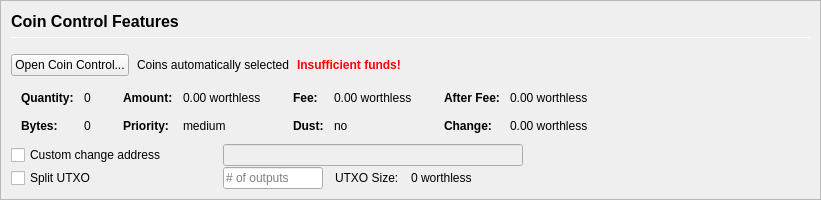
         <widget class="QFrame" name="frameCoinControl">
          <property name="sizePolicy">
           <sizepolicy hsizetype="Expanding" vsizetype="Expanding">
            <horstretch>0</horstretch>
            <verstretch>0</verstretch>
           </sizepolicy>
          </property>
          <property name="maximumSize">
           <size>
            <width>16777215</width>
            <height>16777215</height>
           </size>
          </property>
          <property name="frameShape">
           <enum>QFrame::StyledPanel</enum>
          </property>
          <property name="frameShadow">
           <enum>QFrame::Sunken</enum>
          </property>
          <layout class="QVBoxLayout" name="verticalLayoutCoinControl2">
           <property name="spacing">
            <number>0</number>
           </property>
           <property name="leftMargin">
            <number>0</number>
           </property>
           <property name="topMargin">
            <number>0</number>
           </property>
           <property name="rightMargin">
            <number>0</number>
           </property>
           <property name="bottomMargin">
            <number>0</number>
           </property>
           <item>
            <widget class="QFrame" name="frameCoinControl_BG">
             <layout class="QVBoxLayout" name="verticalLayoutCoinControl" stretch="0,0,0,0,0,0">
              <property name="spacing">
               <number>1</number>
              </property>
              <property name="leftMargin">
               <number>10</number>
              </property>
              <property name="topMargin">
               <number>10</number>
              </property>
              <item>
               <layout class="QHBoxLayout" name="horizontalLayoutCoinControl1">
                <property name="bottomMargin">
                 <number>15</number>
                </property>
                <item>
                 <layout class="QVBoxLayout" name="verticalLayout_3">
                  <property name="spacing">
                   <number>6</number>
                  </property>
                  <item>
                   <widget class="QLabel" name="labelCoinControlFeatures">
                    <property name="sizePolicy">
                     <sizepolicy hsizetype="Preferred" vsizetype="Maximum">
                      <horstretch>0</horstretch>
                      <verstretch>0</verstretch>
                     </sizepolicy>
                    </property>
                    <property name="minimumSize">
                     <size>
                      <width>0</width>
                      <height>20</height>
                     </size>
                    </property>
                    <property name="font">
                     <font>
                      <pointsize>12</pointsize>
                      <weight>75</weight>
                      <bold>true</bold>
                     </font>
                    </property>
                    <property name="styleSheet">
                     <string notr="true">font-weight:bold;</string>
                    </property>
                    <property name="text">
                     <string>Coin Control Features</string>
                    </property>
                   </widget>
                  </item>
                  <item>
                   <widget class="Line" name="line">
                    <property name="minimumSize">
                     <size>
                      <width>0</width>
                      <height>1</height>
                     </size>
                    </property>
                    <property name="maximumSize">
                     <size>
                      <width>16777215</width>
                      <height>1</height>
                     </size>
                    </property>
                    <property name="orientation">
                     <enum>Qt::Horizontal</enum>
                    </property>
                   </widget>
                  </item>
                 </layout>
                </item>
               </layout>
              </item>
              <item>
               <layout class="QHBoxLayout" name="horizontalLayoutCoinControl2" stretch="0,0,0,0">
                <property name="spacing">
                 <number>8</number>
                </property>
                <property name="bottomMargin">
                 <number>10</number>
                </property>
                <item>
                 <widget class="QPushButton" name="pushButtonCoinControl">
                  <property name="styleSheet">
                   <string notr="true"/>
                  </property>
                  <property name="text">
                   <string>Open Coin Control...</string>
                  </property>
                  <property name="autoDefault">
                   <bool>false</bool>
                  </property>
                 </widget>
                </item>
                <item>
                 <widget class="QLabel" name="labelCoinControlAutomaticallySelected">
                  <property name="text">
                   <string>Coins automatically selected</string>
                  </property>
                  <property name="margin">
                   <number>5</number>
                  </property>
                 </widget>
                </item>
                <item>
                 <widget class="QLabel" name="labelCoinControlInsuffFunds">
                  <property name="font">
                   <font>
                    <weight>75</weight>
                    <bold>true</bold>
                   </font>
                  </property>
                  <property name="styleSheet">
                   <string notr="true">color:red;font-weight:bold;</string>
                  </property>
                  <property name="text">
                   <string>Insufficient funds!</string>
                  </property>
                  <property name="margin">
                   <number>5</number>
                  </property>
                 </widget>
                </item>
                <item>
                 <spacer name="horizontalSpacerCoinControl">
                  <property name="orientation">
                   <enum>Qt::Horizontal</enum>
                  </property>
                  <property name="sizeHint" stdset="0">
                   <size>
                    <width>40</width>
                    <height>1</height>
                   </size>
                  </property>
                 </spacer>
                </item>
               </layout>
              </item>
              <item>
               <widget class="QWidget" name="widgetCoinControl" native="true">
                <property name="sizePolicy">
                 <sizepolicy hsizetype="Preferred" vsizetype="Preferred">
                  <horstretch>0</horstretch>
                  <verstretch>0</verstretch>
                 </sizepolicy>
                </property>
                <property name="minimumSize">
                 <size>
                  <width>0</width>
                  <height>0</height>
                 </size>
                </property>
                <property name="styleSheet">
                 <string notr="true"/>
                </property>
                <layout class="QHBoxLayout" name="horizontalLayoutCoinControl5">
                 <property name="leftMargin">
                  <number>0</number>
                 </property>
                 <property name="topMargin">
                  <number>0</number>
                 </property>
                 <property name="rightMargin">
                  <number>0</number>
                 </property>
                 <property name="bottomMargin">
                  <number>0</number>
                 </property>
                 <item>
                  <layout class="QHBoxLayout" name="horizontalLayoutCoinControl3" stretch="0,0,0,1">
                   <property name="spacing">
                    <number>20</number>
                   </property>
                   <property name="topMargin">
                    <number>0</number>
                   </property>
                   <property name="bottomMargin">
                    <number>10</number>
                   </property>
                   <item>
                    <layout class="QFormLayout" name="formLayoutCoinControl1">
                     <property name="horizontalSpacing">
                      <number>10</number>
                     </property>
                     <property name="verticalSpacing">
                      <number>14</number>
                     </property>
                     <property name="leftMargin">
                      <number>10</number>
                     </property>
                     <property name="topMargin">
                      <number>4</number>
                     </property>
                     <property name="rightMargin">
                      <number>6</number>
                     </property>
                     <item row="0" column="0">
                      <widget class="QLabel" name="labelCoinControlQuantityText">
                       <property name="font">
                        <font>
                         <weight>75</weight>
                         <bold>true</bold>
                        </font>
                       </property>
                       <property name="text">
                        <string>Quantity:</string>
                       </property>
                       <property name="margin">
                        <number>0</number>
                       </property>
                      </widget>
                     </item>
                     <item row="0" column="1">
                      <widget class="QLabel" name="labelCoinControlQuantity">
                       <property name="cursor">
                        <cursorShape>IBeamCursor</cursorShape>
                       </property>
                       <property name="contextMenuPolicy">
                        <enum>Qt::ActionsContextMenu</enum>
                       </property>
                       <property name="text">
                        <string notr="true">0</string>
                       </property>
                       <property name="margin">
                        <number>0</number>
                       </property>
                       <property name="textInteractionFlags">
                        <set>Qt::LinksAccessibleByMouse|Qt::TextSelectableByKeyboard|Qt::TextSelectableByMouse</set>
                       </property>
                      </widget>
                     </item>
                     <item row="1" column="0">
                      <widget class="QLabel" name="labelCoinControlBytesText">
                       <property name="font">
                        <font>
                         <weight>75</weight>
                         <bold>true</bold>
                        </font>
                       </property>
                       <property name="text">
                        <string>Bytes:</string>
                       </property>
                      </widget>
                     </item>
                     <item row="1" column="1">
                      <widget class="QLabel" name="labelCoinControlBytes">
                       <property name="cursor">
                        <cursorShape>IBeamCursor</cursorShape>
                       </property>
                       <property name="contextMenuPolicy">
                        <enum>Qt::ActionsContextMenu</enum>
                       </property>
                       <property name="text">
                        <string notr="true">0</string>
                       </property>
                       <property name="textInteractionFlags">
                        <set>Qt::LinksAccessibleByMouse|Qt::TextSelectableByKeyboard|Qt::TextSelectableByMouse</set>
                       </property>
                      </widget>
                     </item>
                    </layout>
                   </item>
                   <item>
                    <layout class="QFormLayout" name="formLayoutCoinControl2">
                     <property name="horizontalSpacing">
                      <number>10</number>
                     </property>
                     <property name="verticalSpacing">
                      <number>14</number>
                     </property>
                     <property name="leftMargin">
                      <number>6</number>
                     </property>
                     <property name="topMargin">
                      <number>4</number>
                     </property>
                     <property name="rightMargin">
                      <number>6</number>
                     </property>
                     <item row="0" column="0">
                      <widget class="QLabel" name="labelCoinControlAmountText">
                       <property name="font">
                        <font>
                         <weight>75</weight>
                         <bold>true</bold>
                        </font>
                       </property>
                       <property name="text">
                        <string>Amount:</string>
                       </property>
                       <property name="margin">
                        <number>0</number>
                       </property>
                      </widget>
                     </item>
                     <item row="0" column="1">
                      <widget class="QLabel" name="labelCoinControlAmount">
                       <property name="cursor">
                        <cursorShape>IBeamCursor</cursorShape>
                       </property>
                       <property name="contextMenuPolicy">
                        <enum>Qt::ActionsContextMenu</enum>
                       </property>
                       <property name="text">
                        <string notr="true">0.00 worthless</string>
                       </property>
                       <property name="textInteractionFlags">
                        <set>Qt::LinksAccessibleByMouse|Qt::TextSelectableByKeyboard|Qt::TextSelectableByMouse</set>
                       </property>
                      </widget>
                     </item>
                     <item row="1" column="0">
                      <widget class="QLabel" name="labelCoinControlPriorityText">
                       <property name="font">
                        <font>
                         <weight>75</weight>
                         <bold>true</bold>
                        </font>
                       </property>
                       <property name="text">
                        <string>Priority:</string>
                       </property>
                      </widget>
                     </item>
                     <item row="1" column="1">
                      <widget class="QLabel" name="labelCoinControlPriority">
                       <property name="cursor">
                        <cursorShape>IBeamCursor</cursorShape>
                       </property>
                       <property name="contextMenuPolicy">
                        <enum>Qt::ActionsContextMenu</enum>
                       </property>
                       <property name="text">
                        <string>medium</string>
                       </property>
                       <property name="textInteractionFlags">
                        <set>Qt::LinksAccessibleByMouse|Qt::TextSelectableByKeyboard|Qt::TextSelectableByMouse</set>
                       </property>
                      </widget>
                     </item>
                    </layout>
                   </item>
                   <item>
                    <layout class="QFormLayout" name="formLayoutCoinControl3">
                     <property name="horizontalSpacing">
                      <number>10</number>
                     </property>
                     <property name="verticalSpacing">
                      <number>14</number>
                     </property>
                     <property name="leftMargin">
                      <number>6</number>
                     </property>
                     <property name="topMargin">
                      <number>4</number>
                     </property>
                     <property name="rightMargin">
                      <number>6</number>
                     </property>
                     <item row="0" column="0">
                      <widget class="QLabel" name="labelCoinControlFeeText">
                       <property name="font">
                        <font>
                         <weight>75</weight>
                         <bold>true</bold>
                        </font>
                       </property>
                       <property name="text">
                        <string>Fee:</string>
                       </property>
                       <property name="margin">
                        <number>0</number>
                       </property>
                      </widget>
                     </item>
                     <item row="0" column="1">
                      <widget class="QLabel" name="labelCoinControlFee">
                       <property name="cursor">
                        <cursorShape>IBeamCursor</cursorShape>
                       </property>
                       <property name="contextMenuPolicy">
                        <enum>Qt::ActionsContextMenu</enum>
                       </property>
                       <property name="text">
                        <string notr="true">0.00 worthless</string>
                       </property>
                       <property name="textInteractionFlags">
                        <set>Qt::LinksAccessibleByMouse|Qt::TextSelectableByKeyboard|Qt::TextSelectableByMouse</set>
                       </property>
                      </widget>
                     </item>
                     <item row="1" column="0">
                      <widget class="QLabel" name="labelCoinControlLowOutputText">
                       <property name="font">
                        <font>
                         <weight>75</weight>
                         <bold>true</bold>
                        </font>
                       </property>
                       <property name="text">
                        <string>Dust:</string>
                       </property>
                      </widget>
                     </item>
                     <item row="1" column="1">
                      <widget class="QLabel" name="labelCoinControlLowOutput">
                       <property name="cursor">
                        <cursorShape>IBeamCursor</cursorShape>
                       </property>
                       <property name="contextMenuPolicy">
                        <enum>Qt::ActionsContextMenu</enum>
                       </property>
                       <property name="text">
                        <string>no</string>
                       </property>
                       <property name="textInteractionFlags">
                        <set>Qt::LinksAccessibleByMouse|Qt::TextSelectableByKeyboard|Qt::TextSelectableByMouse</set>
                       </property>
                      </widget>
                     </item>
                    </layout>
                   </item>
                   <item>
                    <layout class="QFormLayout" name="formLayoutCoinControl4">
                     <property name="horizontalSpacing">
                      <number>10</number>
                     </property>
                     <property name="verticalSpacing">
                      <number>14</number>
                     </property>
                     <property name="leftMargin">
                      <number>6</number>
                     </property>
                     <property name="topMargin">
                      <number>4</number>
                     </property>
                     <property name="rightMargin">
                      <number>6</number>
                     </property>
                     <item row="0" column="0">
                      <widget class="QLabel" name="labelCoinControlAfterFeeText">
                       <property name="font">
                        <font>
                         <weight>75</weight>
                         <bold>true</bold>
                        </font>
                       </property>
                       <property name="text">
                        <string>After Fee:</string>
                       </property>
                       <property name="margin">
                        <number>0</number>
                       </property>
                      </widget>
                     </item>
                     <item row="0" column="1">
                      <widget class="QLabel" name="labelCoinControlAfterFee">
                       <property name="cursor">
                        <cursorShape>IBeamCursor</cursorShape>
                       </property>
                       <property name="contextMenuPolicy">
                        <enum>Qt::ActionsContextMenu</enum>
                       </property>
                       <property name="text">
                        <string notr="true">0.00 worthless</string>
                       </property>
                       <property name="textInteractionFlags">
                        <set>Qt::LinksAccessibleByMouse|Qt::TextSelectableByKeyboard|Qt::TextSelectableByMouse</set>
                       </property>
                      </widget>
                     </item>
                     <item row="1" column="0">
                      <widget class="QLabel" name="labelCoinControlChangeText">
                       <property name="font">
                        <font>
                         <weight>75</weight>
                         <bold>true</bold>
                        </font>
                       </property>
                       <property name="text">
                        <string>Change:</string>
                       </property>
                      </widget>
                     </item>
                     <item row="1" column="1">
                      <widget class="QLabel" name="labelCoinControlChange">
                       <property name="cursor">
                        <cursorShape>IBeamCursor</cursorShape>
                       </property>
                       <property name="contextMenuPolicy">
                        <enum>Qt::ActionsContextMenu</enum>
                       </property>
                       <property name="text">
                        <string notr="true">0.00 worthless</string>
                       </property>
                       <property name="textInteractionFlags">
                        <set>Qt::LinksAccessibleByMouse|Qt::TextSelectableByKeyboard|Qt::TextSelectableByMouse</set>
                       </property>
                      </widget>
                     </item>
                    </layout>
                   </item>
                  </layout>
                 </item>
                </layout>
               </widget>
              </item>
              <item>
               <layout class="QHBoxLayout" name="horizontalLayoutCoinControl4">
                <property name="spacing">
                 <number>12</number>
                </property>
                <property name="sizeConstraint">
                 <enum>QLayout::SetDefaultConstraint</enum>
                </property>
                <property name="topMargin">
                 <number>0</number>
                </property>
                <property name="rightMargin">
                 <number>0</number>
                </property>
                <item>
                 <widget class="QCheckBox" name="checkBoxCoinControlChange">
                  <property name="sizePolicy">
                   <sizepolicy hsizetype="Preferred" vsizetype="Preferred">
                    <horstretch>0</horstretch>
                    <verstretch>0</verstretch>
                   </sizepolicy>
                  </property>
                  <property name="minimumSize">
                   <size>
                    <width>200</width>
                    <height>0</height>
                   </size>
                  </property>
                  <property name="maximumSize">
                   <size>
                    <width>200</width>
                    <height>16777215</height>
                   </size>
                  </property>
                  <property name="toolTip">
                   <string>If this is activated, but the change address is empty or invalid, change will be sent to a newly generated address.</string>
                  </property>
                  <property name="text">
                   <string>Custom change address</string>
                  </property>
                 </widget>
                </item>
                <item>
                 <widget class="QValidatedLineEdit" name="lineEditCoinControlChange">
                  <property name="enabled">
                   <bool>false</bool>
                  </property>
                  <property name="sizePolicy">
                   <sizepolicy hsizetype="Preferred" vsizetype="Preferred">
                    <horstretch>0</horstretch>
                    <verstretch>0</verstretch>
                   </sizepolicy>
                  </property>
                  <property name="minimumSize">
                   <size>
                    <width>300</width>
                    <height>0</height>
                   </size>
                  </property>
                 </widget>
                </item>
                <item>
                 <widget class="QLabel" name="labelCoinControlChangeLabel">
                  <property name="sizePolicy">
                   <sizepolicy hsizetype="Preferred" vsizetype="Preferred">
                    <horstretch>0</horstretch>
                    <verstretch>0</verstretch>
                   </sizepolicy>
                  </property>
                  <property name="minimumSize">
                   <size>
                    <width>100</width>
                    <height>0</height>
                   </size>
                  </property>
                  <property name="text">
                   <string/>
                  </property>
                  <property name="margin">
                   <number>3</number>
                  </property>
                 </widget>
                </item>
               </layout>
              </item>
              <item>
               <layout class="QHBoxLayout" name="horizontalLayoutCoinControl6">
                <property name="spacing">
                 <number>12</number>
                </property>
                <property name="rightMargin">
                 <number>0</number>
                </property>
                <item>
                 <widget class="QCheckBox" name="splitBlockCheckBox">
                  <property name="sizePolicy">
                   <sizepolicy hsizetype="Preferred" vsizetype="Preferred">
                    <horstretch>0</horstretch>
                    <verstretch>0</verstretch>
                   </sizepolicy>
                  </property>
                  <property name="minimumSize">
                   <size>
                    <width>200</width>
                    <height>0</height>
                   </size>
                  </property>
                  <property name="maximumSize">
                   <size>
                    <width>200</width>
                    <height>16777215</height>
                   </size>
                  </property>
                  <property name="text">
                   <string>Split UTXO</string>
                  </property>
                 </widget>
                </item>
                <item>
                 <widget class="QLineEdit" name="splitBlockLineEdit">
                  <property name="sizePolicy">
                   <sizepolicy hsizetype="Preferred" vsizetype="Preferred">
                    <horstretch>50</horstretch>
                    <verstretch>0</verstretch>
                   </sizepolicy>
                  </property>
                  <property name="minimumSize">
                   <size>
                    <width>100</width>
                    <height>0</height>
                   </size>
                  </property>
                  <property name="maximumSize">
                   <size>
                    <width>100</width>
                    <height>16777215</height>
                   </size>
                  </property>
                  <property name="placeholderText">
                   <string># of outputs</string>
                  </property>
                 </widget>
                </item>
                <item>
                 <widget class="QLabel" name="labelBlockSizeText">
                  <property name="text">
                   <string>UTXO Size:</string>
                  </property>
                 </widget>
                </item>
                <item>
                 <widget class="QLabel" name="labelBlockSize">
                  <property name="text">
                   <string>0 worthless</string>
                  </property>
                 </widget>
                </item>
                <item>
                 <spacer name="horizontalSpacer_7">
                  <property name="orientation">
                   <enum>Qt::Horizontal</enum>
                  </property>
                  <property name="sizeHint" stdset="0">
                   <size>
                    <width>40</width>
                    <height>20</height>
                   </size>
                  </property>
                 </spacer>
                </item>
               </layout>
              </item>
              <item>
               <spacer name="verticalSpacerCoinControl">
                <property name="orientation">
                 <enum>Qt::Vertical</enum>
                </property>
                <property name="sizeHint" stdset="0">
                 <size>
                  <width>800</width>
                  <height>1</height>
                 </size>
                </property>
               </spacer>
              </item>
             </layout>
            </widget>
           </item>
          </layout>
         </widget>
